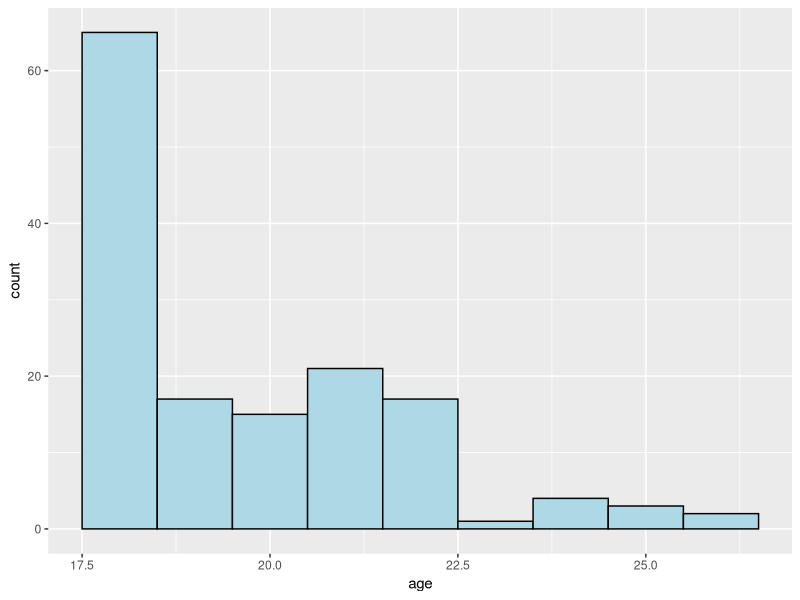
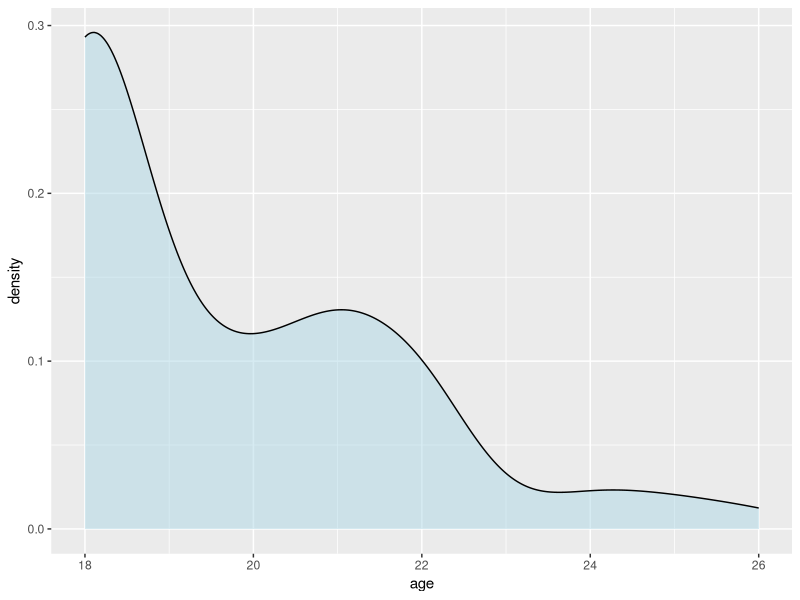
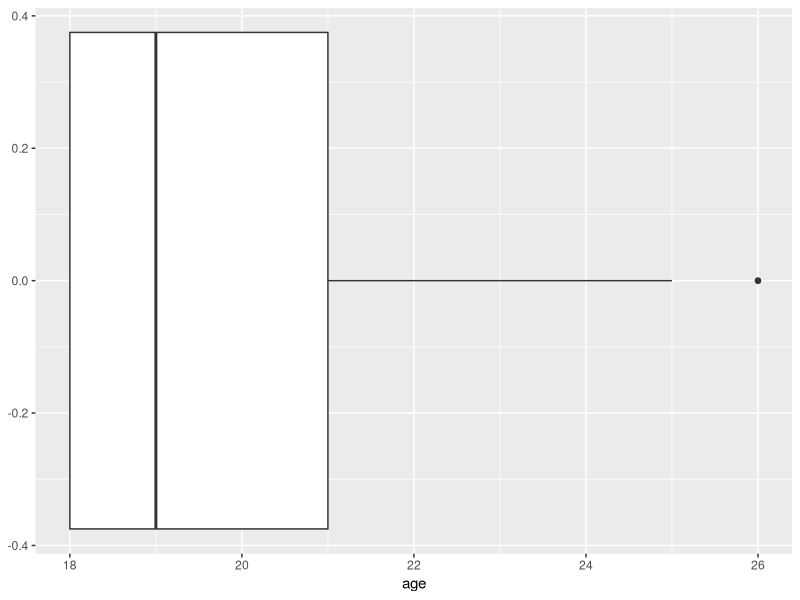
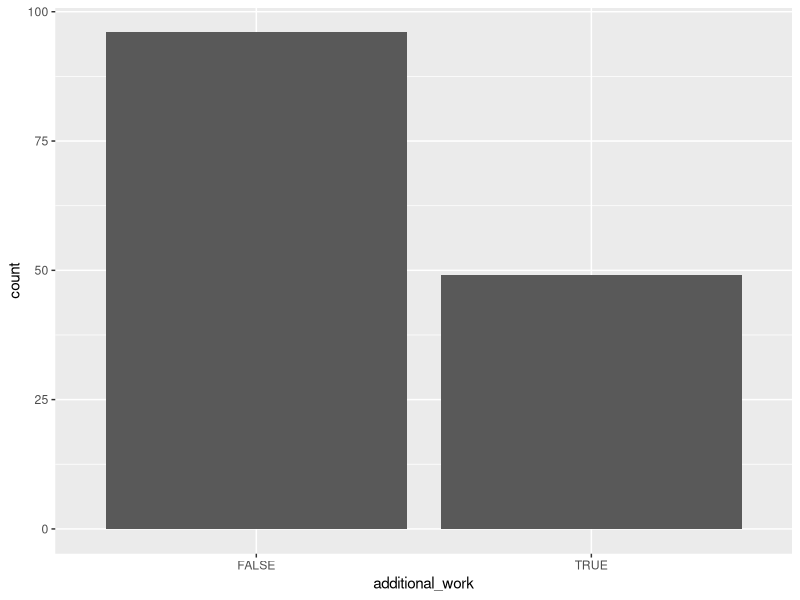
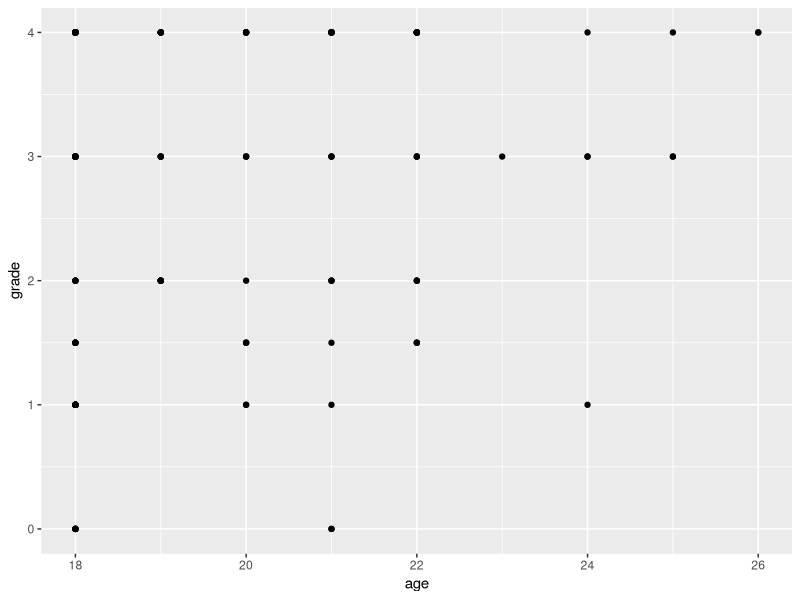
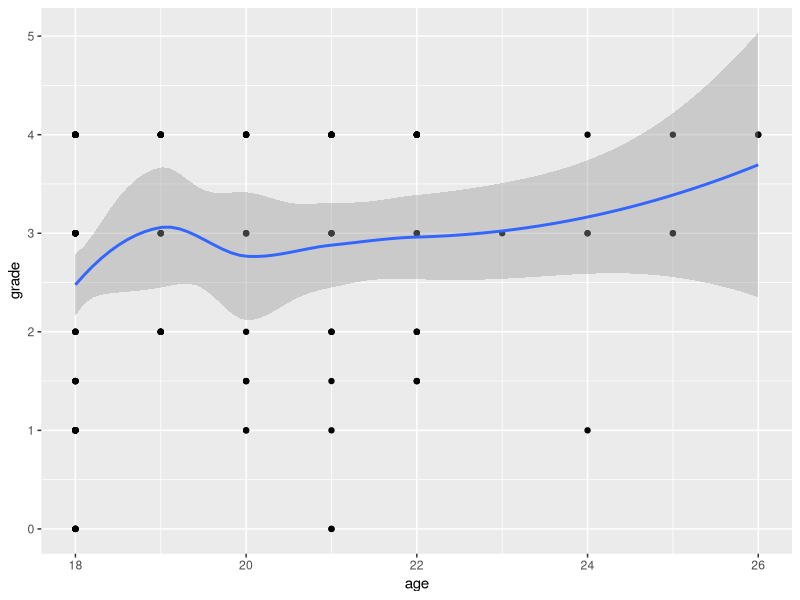
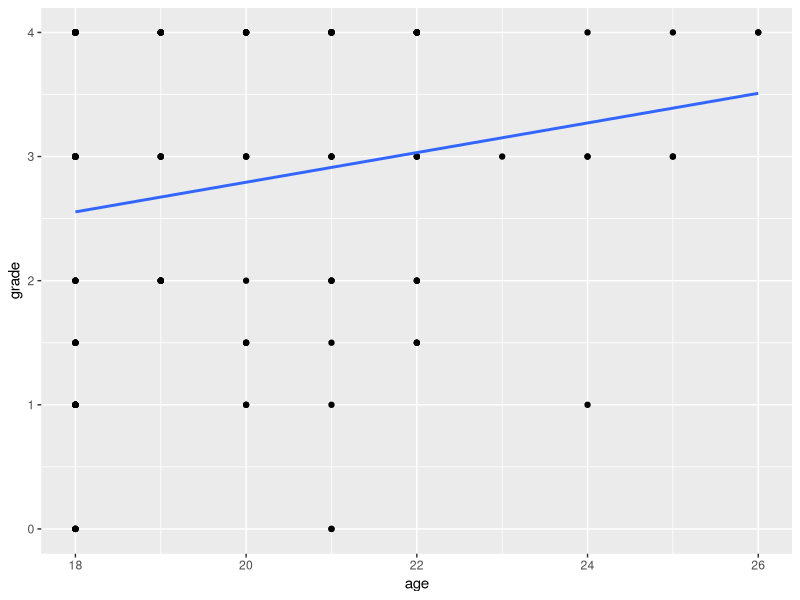
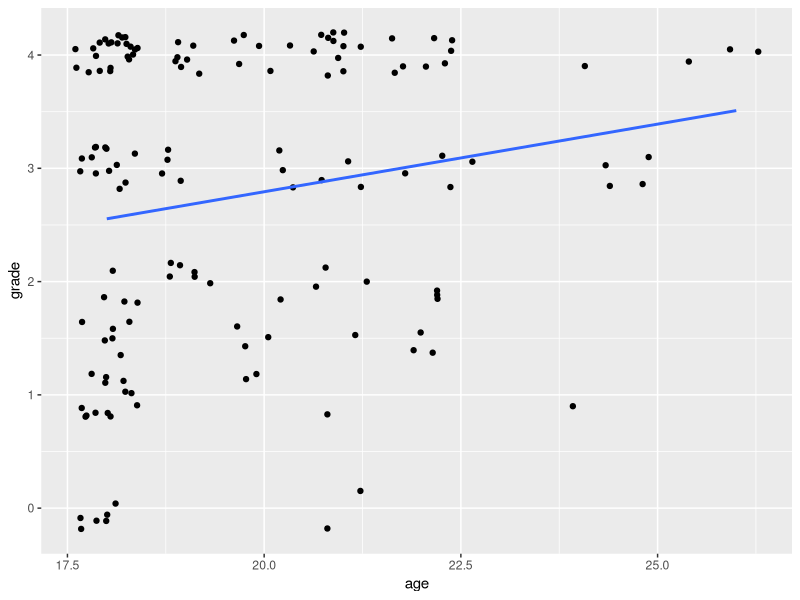

Generate these figures, in order, with R:
## ---- chunk 1
knitr::opts_chunk$set(echo = TRUE, message = FALSE, warning = FALSE, error = FALSE)
## ---- chunk 2
library(tidyverse)
data <- read_csv("data/data.csv")
## ---- chunk 3
# binwidth or bins determine the number of bins
# qith binwidth = 1, each bin is 1 year wide
ggplot(data, aes(x = age)) +
  geom_histogram(binwidth = 1, color = "black", fill = "lightblue")

ggplot(data, aes(x = age)) +
  geom_density(fill = "lightblue", alpha = 0.5)

ggplot(data, aes(x = age)) +
  geom_boxplot()
## ---- chunk 4
ggplot(data, aes(x = additional_work)) +
  geom_bar()
## ---- chunk 5
ggplot(data, aes(x = age, y = grade)) +
  geom_point()
## ---- chunk 6
ggplot(data, aes(x = age, y = grade)) +
  geom_point() + 
  geom_smooth()

ggplot(data, aes(x = age, y = grade)) +
  geom_point() + 
  # method = "lm" fits a linear model, se = FALSE removes the confidence interval
  geom_smooth(method = "lm", se = FALSE)
## ---- chunk 7
ggplot(data, aes(x = age, y = grade)) +
  geom_jitter() + 
  geom_smooth(method = "lm", se = FALSE)
## ---- chunk 8
ggplot(data, aes(x = grade, y = additional_work)) +
  geom_boxplot()

ggplot(data) +
  geom_density(aes(x = grade, fill = additional_work), alpha = 0.5)
## ---- chunk 9
ggplot(data, aes(x = reading, fill = notes)) +
  geom_bar()

# to put the bars next to each other instead of on top, specify the position
ggplot(data, aes(x = reading, fill = notes)) +
  geom_bar(position = "dodge")
## ---- chunk 10
data |> 
  count(reading, notes) |> 
  ggplot(aes(x = reading, y = notes, fill = n)) +
  geom_tile(color = "white") +
  geom_text(aes(label = n), color = "white")
## ---- chunk 11
ggplot(data, aes(x = grade, y = reading)) +
  geom_boxplot() +
  labs(title = "Grade distribution based on whether the student does the reading",
       x = "Grade",
       y = "Student does the reading?")
## ---- chunk 12
ggplot(data, aes(x = grade, y = reading)) +
  geom_boxplot() +
  labs(title = "Grade distribution based on whether the student does the reading",
       x = "Grade",
       y = "Student does the reading?") +
  # define the axis tick positions on the continuous x axis
  scale_x_continuous(breaks = seq(0, 4, 0.5)) +
  # relabel the items on the discrete y axis
  scale_y_discrete(breaks = c(FALSE, TRUE), labels = c("No", "Yes")) +
  # change the theme to a pre-defined theme
  theme_light()

ggplot(data, aes(x = reading, fill = notes)) +
  geom_bar() +
  labs(x = "Student does the reading?",
       y = "Number of students",
       fill = "Student takes notes?") +
  # change the colors to a palette from the RColorBrewer package
  scale_fill_brewer(palette = "Set1") +
  theme_light()
## ---- chunk 13
theme_set(theme_bw()) # change the theme of all future plots to a black-and-white theme
## ---- chunk 14
ggplot(data, aes(x = age, y = grade)) +
  geom_point() +
  geom_point(data = filter(data, is.na(scholarship)), color = "red") +
  labs(caption = "The red point corresponds to the student without a scholarship")
## ---- chunk 15
ggplot(data, aes(x = age)) +
  geom_histogram(binwidth = 1) +
  # Create separate plots based on whether the student does the reading
  facet_wrap(~reading)

ggplot(data, aes(x = age)) +
  geom_histogram(binwidth = 1) +
  # Create separate plots per season, arrange all plots in one column, let all scales vary
  facet_wrap(~reading, ncol = 1, scales = "free")
## ---- chunk 16
data |> 
  mutate(reading = ifelse(reading, "Reading", "No reading"),
         notes = ifelse(notes, "Notes", "No notes")) |>
  ggplot(aes(x = age)) +
  geom_histogram(binwidth = 1) +
  # Create separate plots based on whether the student does the reading and takes notes
  facet_grid(~reading~notes)
## ---- chunk 17
# install.packages("patchwork")
library(patchwork)
# Create and save plots of grades per reading, notetakings, and listening

p1 <- ggplot(data, aes(x = grade, fill = reading)) +
  geom_density(alpha = 0.5) + 
  # place the legend inside the plot at the defined coordinates (0-1 scale)
  theme(legend.position = c(0.25, 0.85))

p2 <- ggplot(data, aes(x = grade, fill = notes)) +
  geom_density(alpha = 0.5) + 
  theme(legend.position = c(0.25, 0.85))

p3 <- ggplot(data, aes(x = grade, fill = listening)) +
  geom_density(alpha = 0.5) + 
  theme(legend.position = c(0.25, 0.85))

# Combine the plots horizontally
p1 + p2 + p3

# Combine temp and ozone vertically
p1 / p2 / p3

# Combine the plots vertically with plot_layout
p1 + p2 + p3 + plot_layout(ncol = 1)
